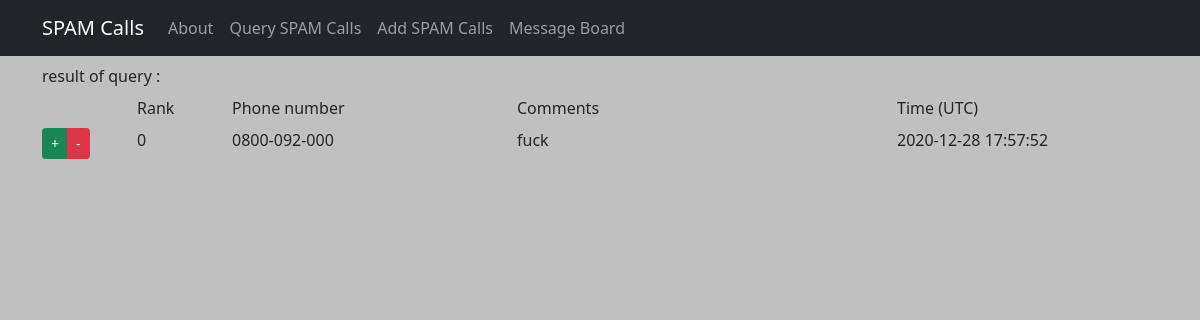
Screenshot of /rank_up/2 with the database file from the repository.
### tables this page shows
CREATE TABLE calls (
            id INTEGER PRIMARY KEY AUTOINCREMENT,
            phone TEXT NOT NULL,
            comments TEXT NOT NULL,
            time TIMESTAMP DEFAULT CURRENT_TIMESTAMP,
            rank INTEGER DEFAULT 0
        );

### routes.py (the view)
@app.route("/rank_up/<int:id>", methods=["GET"])
def rank_up(id):
    sql = {"update": "update calls set rank = rank + 1 where id = ?",
           "read": "select * from calls where id = ?"}
    with sqlite3.connect(database) as con:
        con.row_factory = sqlite3.Row
        cur = con.cursor()
        cur.execute(sql["update"], (id,))
        con.commit()
        cur.execute(sql["read"], (id,))
        data = cur.fetchall()
    return render_template("result.html", data=data, action='query')

### templates/result.html (shortened to what this page needs)
{% extends "template.html" %}
{% block main %}
<div class="container">
    <label class="form-label">result of {{action}} : {{msg}}</label>
    <div class="row mb-2">
        {% if msg != "No record" %}
        {% if action == 'query'%}
        <div class="col-1"></div>
        <div class="col-1">Rank</div>
        {% endif %}
        <div class="col-3">Phone number</div>
        <div class="col-4">Comments</div>
        {% if action == 'query'%}
        <div class="col-3">Time (UTC)</div>
        {% endif %}
        {% endif %}
    </div>
    {% if action == 'query'%}
    {% for rec in data %}
    <div class="row mb-2">
        <div class="col-1">
            <div class="btn-group" role="group" aria-label="...">
                <a href="{{url_for('rank_up', id=rec[0]) }}" name="rank_up" class="btn btn-sm btn-success">+</a>
                <a href="{{url_for('rank_down', id=rec[0]) }}" name="rank_down" class="btn btn-sm btn-danger">-</a>
            </div>
        </div>
        <div class="col-1">{{ rec["rank"] }}</div>
        <div class="col-3">{{ rec["phone"] }}</div>
        <div class="col-4">{{ rec["comments"].replace("\n","<br>")|safe }}</div>
        <div class="col-3">{{ rec["time"] }}</div>
    </div>
    {% endfor %}
    {% endif %}
</div>
{% endblock %}

### static/custom.css (style rules this page uses)
body { background: Silver !important; }

### rows the page displays
calls: rank "0", phone "0800-092-000", comments.replace "fuck", time "2020-12-28 17:57:52"

### other values shown
{{ action }} "query"
